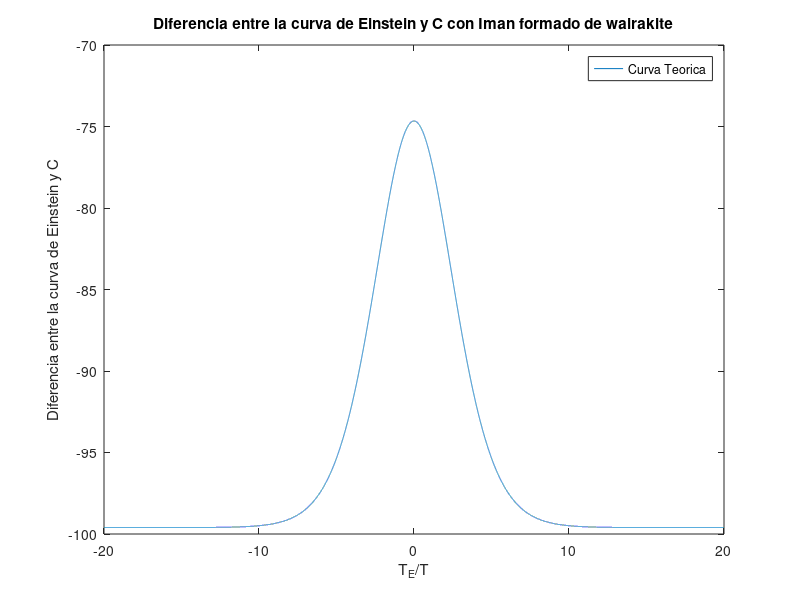

Recreate this plot in MATLAB. (Note: this script raises an error after producing the figure.)
clear all; close all;
x = -20:0.001:20; 
R = 8.31446261815324; T = 185; % constante de los gases ideales R y temperatura promedio
c = 99.605; % <---------- SELECCIONAR calor especifico molar 
y =3*R*(x.^2).*((exp(x))./((exp(x)-1).^2)) - c;
plot (x,y); plot (x,y); xlabel('T_{E}/T'); ylabel('Diferencia entre la curva de Einstein y C'); legend('Curva Teorica'); title('Diferencia entre la curva de Einstein y C con Iman formado de wairakite')
print -djpeg -r100 temperaturaimanwairakite.jpg
i = 1; n = 1; mj0(1) = 0; mn0(1) = 0;
while (y(i)>0)
  mj0(i) = x(i);
  i = i+1;
end
x(i-1)
y(i-1)
x(i)
y(i)
precision = 0.5*(y(i-1) - y(i))
xmed = 0.5*(x(i)+x(i-1))
TE = (0.5*(x(i)+x(i-1)))*T  
deltaTE = (xmed - x(i-1))*T
